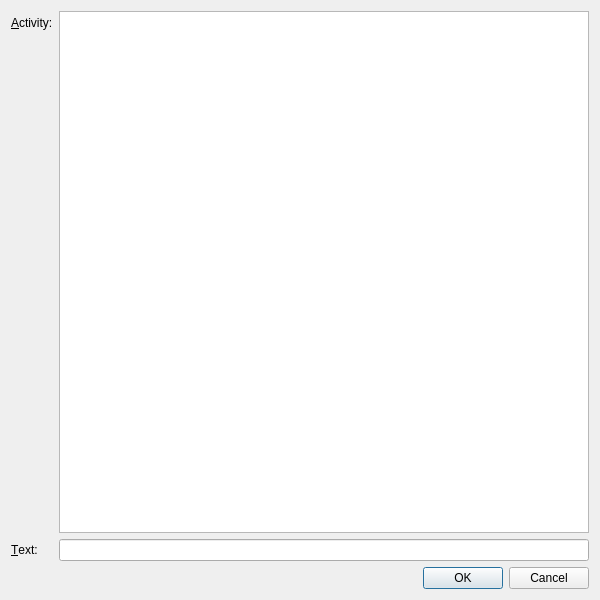
<?xml version="1.0" encoding="UTF-8"?>
<ui version="4.0">
 <class>ActivityDialog</class>
 <widget class="QDialog" name="ActivityDialog">
  <property name="geometry">
   <rect>
    <x>0</x>
    <y>0</y>
    <width>600</width>
    <height>600</height>
   </rect>
  </property>
  <property name="windowTitle">
   <string>Set activity</string>
  </property>
  <layout class="QVBoxLayout" name="verticalLayout">
   <item>
    <layout class="QFormLayout" name="formLayout">
     <property name="fieldGrowthPolicy">
      <enum>QFormLayout::AllNonFixedFieldsGrow</enum>
     </property>
     <item row="0" column="0">
      <widget class="QLabel" name="label">
       <property name="text">
        <string>&amp;Activity:</string>
       </property>
       <property name="buddy">
        <cstring>ActivityTree_</cstring>
       </property>
      </widget>
     </item>
     <item row="1" column="0">
      <widget class="QLabel" name="label_3">
       <property name="text">
        <string>&amp;Text:</string>
       </property>
       <property name="buddy">
        <cstring>Text_</cstring>
       </property>
      </widget>
     </item>
     <item row="1" column="1">
      <widget class="QLineEdit" name="Text_"/>
     </item>
     <item row="0" column="1">
      <widget class="QTreeWidget" name="ActivityTree_">
       <property name="sizePolicy">
        <sizepolicy hsizetype="Expanding" vsizetype="Expanding">
         <horstretch>0</horstretch>
         <verstretch>1</verstretch>
        </sizepolicy>
       </property>
       <property name="rootIsDecorated">
        <bool>false</bool>
       </property>
       <property name="expandsOnDoubleClick">
        <bool>false</bool>
       </property>
       <attribute name="headerVisible">
        <bool>false</bool>
       </attribute>
      </widget>
     </item>
    </layout>
   </item>
   <item>
    <widget class="QDialogButtonBox" name="buttonBox">
     <property name="orientation">
      <enum>Qt::Horizontal</enum>
     </property>
     <property name="standardButtons">
      <set>QDialogButtonBox::Cancel|QDialogButtonBox::Ok</set>
     </property>
    </widget>
   </item>
  </layout>
 </widget>
 <resources/>
 <connections>
  <connection>
   <sender>buttonBox</sender>
   <signal>accepted()</signal>
   <receiver>ActivityDialog</receiver>
   <slot>accept()</slot>
   <hints>
    <hint type="sourcelabel">
     <x>248</x>
     <y>254</y>
    </hint>
    <hint type="destinationlabel">
     <x>157</x>
     <y>274</y>
    </hint>
   </hints>
  </connection>
  <connection>
   <sender>buttonBox</sender>
   <signal>rejected()</signal>
   <receiver>ActivityDialog</receiver>
   <slot>reject()</slot>
   <hints>
    <hint type="sourcelabel">
     <x>316</x>
     <y>260</y>
    </hint>
    <hint type="destinationlabel">
     <x>286</x>
     <y>274</y>
    </hint>
   </hints>
  </connection>
 </connections>
</ui>
